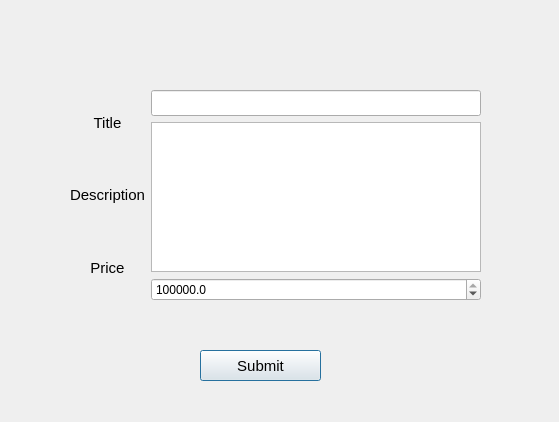
<?xml version="1.0" encoding="UTF-8"?>
<ui version="4.0">
 <class>PublishItem</class>
 <widget class="QDialog" name="PublishItem">
  <property name="geometry">
   <rect>
    <x>0</x>
    <y>0</y>
    <width>559</width>
    <height>422</height>
   </rect>
  </property>
  <property name="windowTitle">
   <string>Submit</string>
  </property>
  <widget class="QLabel" name="errorLabel">
   <property name="geometry">
    <rect>
     <x>90</x>
     <y>310</y>
     <width>371</width>
     <height>31</height>
    </rect>
   </property>
   <property name="text">
    <string>&lt;html&gt;&lt;head/&gt;&lt;body&gt;&lt;p align=&quot;center&quot;&gt;&lt;br/&gt;&lt;/p&gt;&lt;/body&gt;&lt;/html&gt;</string>
   </property>
  </widget>
  <widget class="QWidget" name="horizontalLayoutWidget">
   <property name="geometry">
    <rect>
     <x>70</x>
     <y>90</y>
     <width>411</width>
     <height>211</height>
    </rect>
   </property>
   <layout class="QHBoxLayout" name="horizontalLayout">
    <item>
     <layout class="QVBoxLayout" name="verticalLayout">
      <item>
       <widget class="QLabel" name="titleLabel">
        <property name="text">
         <string>&lt;html&gt;&lt;head/&gt;&lt;body&gt;&lt;p align=&quot;center&quot;&gt;&lt;span style=&quot; font-size:11pt;&quot;&gt;Title&lt;/span&gt;&lt;/p&gt;&lt;/body&gt;&lt;/html&gt;</string>
        </property>
       </widget>
      </item>
      <item>
       <widget class="QLabel" name="descriptionLabel">
        <property name="text">
         <string>&lt;html&gt;&lt;head/&gt;&lt;body&gt;&lt;p align=&quot;center&quot;&gt;&lt;span style=&quot; font-size:11pt;&quot;&gt;Description&lt;/span&gt;&lt;/p&gt;&lt;/body&gt;&lt;/html&gt;</string>
        </property>
       </widget>
      </item>
      <item>
       <widget class="QLabel" name="priceLavel">
        <property name="text">
         <string>&lt;html&gt;&lt;head/&gt;&lt;body&gt;&lt;p align=&quot;center&quot;&gt;&lt;span style=&quot; font-size:11pt;&quot;&gt;Price&lt;/span&gt;&lt;/p&gt;&lt;/body&gt;&lt;/html&gt;</string>
        </property>
       </widget>
      </item>
     </layout>
    </item>
    <item>
     <layout class="QVBoxLayout" name="verticalLayout_2">
      <item>
       <widget class="QLineEdit" name="titleLineEdit">
        <property name="font">
         <font>
          <pointsize>11</pointsize>
         </font>
        </property>
       </widget>
      </item>
      <item>
       <widget class="QTextEdit" name="descriptionTextEdit"/>
      </item>
      <item>
       <widget class="QDoubleSpinBox" name="priceDoubleSpinBox">
        <property name="decimals">
         <number>1</number>
        </property>
        <property name="maximum">
         <double>100000.000000000000000</double>
        </property>
        <property name="value">
         <double>100000.000000000000000</double>
        </property>
       </widget>
      </item>
     </layout>
    </item>
   </layout>
  </widget>
  <widget class="QPushButton" name="submitButton">
   <property name="geometry">
    <rect>
     <x>200</x>
     <y>350</y>
     <width>121</width>
     <height>31</height>
    </rect>
   </property>
   <property name="font">
    <font>
     <pointsize>11</pointsize>
    </font>
   </property>
   <property name="text">
    <string>Submit</string>
   </property>
  </widget>
 </widget>
 <resources/>
 <connections/>
</ui>
